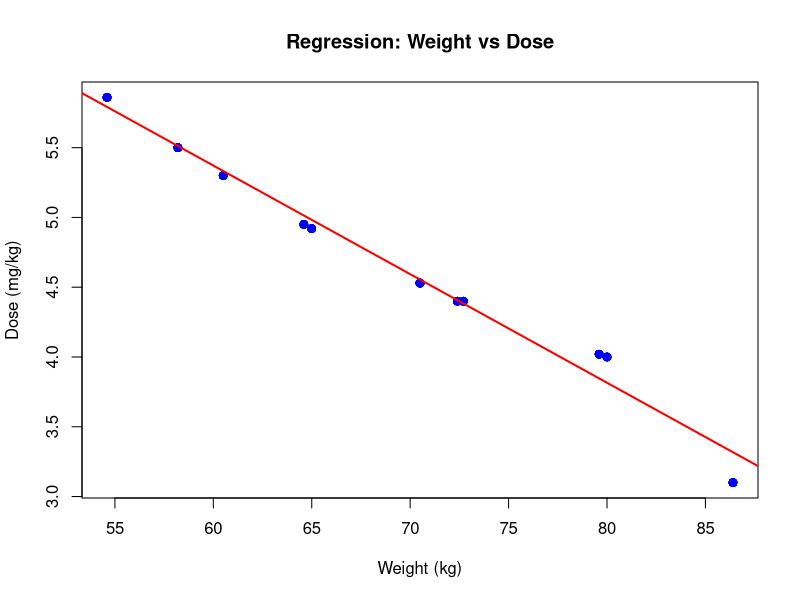
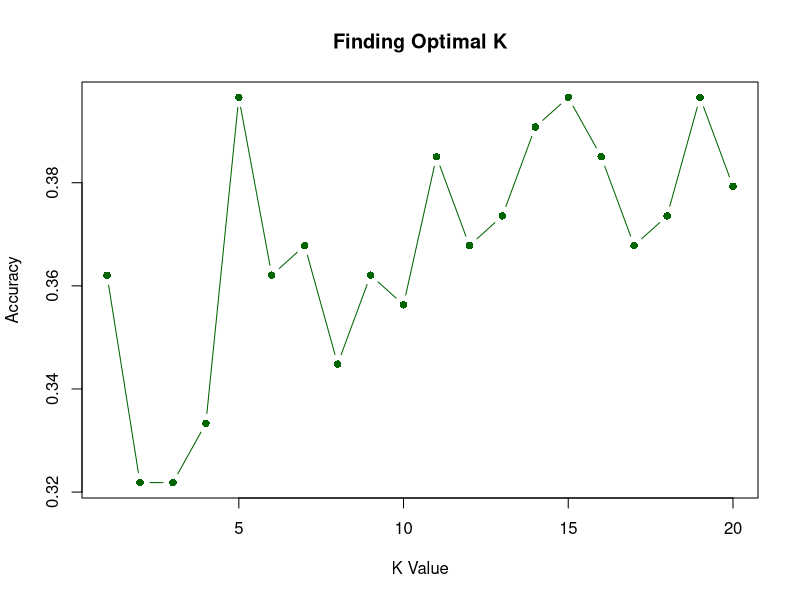

Write the R code that produced these figures, in order.
# Set the working directory
setwd("C:/Users/ammir/Documents/DS_TEB2043/Lab 10")

# --- Activity 1: Linear Regression ---
data("Theoph")
model <- lm(Dose ~ Wt, data = Theoph)

# Save the Regression Plot
png("Linear_Regression_Plot.png", width = 800, height = 600)
plot(Theoph$Wt, Theoph$Dose, 
     main = "Regression: Weight vs Dose",
     xlab = "Weight (kg)", ylab = "Dose (mg/kg)",
     pch = 19, col = "blue")
abline(model, col = "red", lwd = 2)
dev.off() # Closes the file and saves it

# Prediction Logic
new_weights <- data.frame(Wt = c(90, 95, 100))
predictions <- predict(model, newdata = new_weights)
print(cbind(new_weights, Predicted_Dose = predictions))


# --- Activity 2: K-NN Classifier ---
library(class)
df <- ChickWeight

# Standardize numerical data
standardize <- function(x) { (x - min(x)) / (max(x) - min(x)) }
df_norm <- as.data.frame(lapply(df[, 1:2], standardize))

# Split Data (70/30)
set.seed(123)
sample_size <- floor(0.7 * nrow(df))
train_ind <- sample(seq_len(nrow(df)), size = sample_size)

train_x <- df_norm[train_ind, ]
test_x <- df_norm[-train_ind, ]
train_y <- df$Diet[train_ind]
test_y <- df$Diet[-train_ind]

# Find Optimal K and Save Accuracy Plot
accuracy <- c()
for(i in 1:20) {
  knn_fit <- knn(train = train_x, test = test_x, cl = train_y, k = i)
  accuracy[i] <- sum(knn_fit == test_y) / length(test_y)
}

png("KNN_Accuracy_Plot.png", width = 800, height = 600)
plot(accuracy, type = "b", xlab = "K Value", ylab = "Accuracy", 
     main = "Finding Optimal K", col = "darkgreen", pch = 16)
dev.off()

# Final Model Output
optimal_k <- which.max(accuracy)
final_knn <- knn(train = train_x, test = test_x, cl = train_y, k = optimal_k)
conf_matrix <- table(Predicted = final_knn, Actual = test_y)

print(paste("Optimal K value is:", optimal_k))
print("Confusion Matrix:")
print(conf_matrix)
